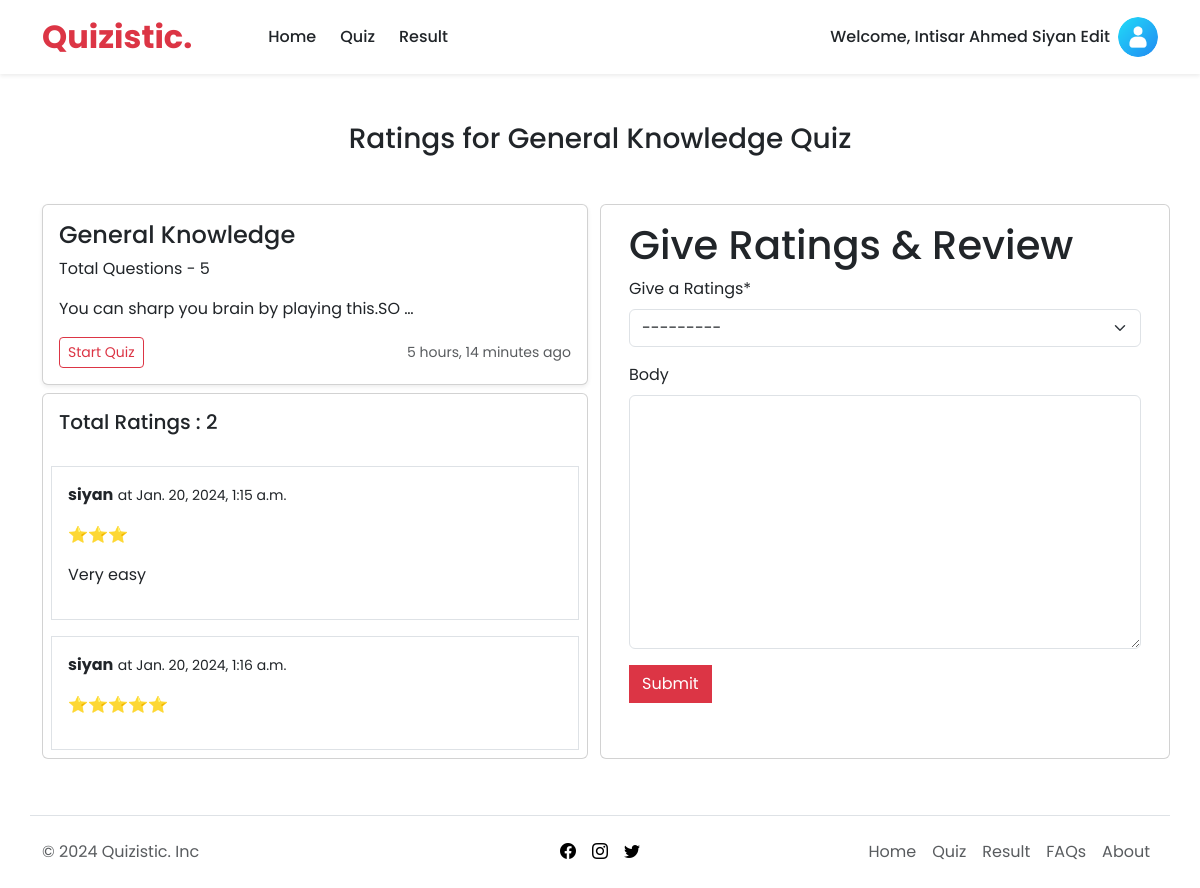
The app's page /quiz/ratings/3/ (signed in) with its own data.
### quiz/models.py (models this page shows, shortened)
class Quiz(models.Model):
    title = models.CharField(max_length=250)
    description = models.TextField()
    category = models.ForeignKey(Category, on_delete = models.CASCADE)
    created_at = models.DateTimeField(auto_now_add=True)
    updated_at = models.DateTimeField(auto_now=True)

class Comment(models.Model):
    quiz = models.ForeignKey(Quiz, on_delete=models.CASCADE, related_name='comments')
    user = models.ForeignKey(User, on_delete=models.CASCADE,null=True)
    choice = models.CharField(choices=RATINGS,max_length=20)
    body = models.TextField(blank=True, null=True)
    created_on = models.DateTimeField(auto_now_add=True)

### quiz/views.py (the view, shortened to what this page needs)
# urls.py: path('ratings/<int:id>/', views.RatingsView.as_view(), name='ratings'),
class RatingsView(DetailView):
    model = models.Quiz
    pk_url_kwarg = 'id'
    template_name = 'ratings.html'
    def get_context_data(self, **kwargs):
        context = super().get_context_data(**kwargs)
        quiz = self.object
        comments = quiz.comments.all()
        comment_form = forms.CommentForm()
        context['comments'] = comments
        context['comment_form'] = comment_form
        return context

### quiz/forms.py
class CommentForm(forms.ModelForm):
    class Meta:
        model = Comment
        fields = ['choice','body']
        labels = {
            'choice': 'Give a Ratings',
        }

### quiz/templates/ratings.html (shortened to what this page needs)
{% extends 'base.html' %}
{% load crispy_forms_tags %}
{% block content %}
<h3 class="text-center my-5">Ratings for {{quiz.title}} Quiz</h3>
<div class="row">
    <div class="col-6">
        <div class="col">
            <div class="card shadow-sm">
                <div class="card-body">
                    <h4>{{quiz.title}}</h4>
                    <p class="card-text">Total Questions - {{quiz.question_set.count}}</p>
                    <p class="card-text">{{quiz.description | truncatewords:8}}</p>
                    <div class="d-flex justify-content-between align-items-center">
                        <div class="btn-group">
                            <a href="{% url 'question' quiz.id %}" type="button"
                                class="btn btn-sm btn-outline-danger">Start
                                Quiz</a>
                        </div>
                        <small class="text-body-secondary">{{quiz.created_at | timesince}} ago</small>
                    </div>
                </div>
            </div>
        </div>
        <div class="card my-2">
            <h5 class="p-3">Total Ratings : {{comments | length}}</h5>
            {% for comment in comments %}
            <div class="card-body border m-2">
                <p><b>{{comment.user.username}}</b> <small>at {{comment.created_on}}</small></p>
                <p>{{comment.choice}}</p>
                <p>{{comment.body}}</p>
            </div>
            {% endfor %}
        </div>
    </div>
    <div class="col-6 card mb-2">
        <div class="card-body">
            <form method="post">
                <h1>Give Ratings & Review</h1>
                {{comment_form | crispy}}
                {% if user.is_authenticated %}
                <button class="btn btn-danger rounded-0" type="submit">Submit</button>
                {% else %}
                <a href="{% url 'login' %}" class="btn btn-primary  px-3 py-1 rounded-0">Login to
                    Give
                    Feedback</a>
                {% endif %}
        </div>
    </div>
</div>
{% endblock %}

### templates/navbar.html (shortened to what this page needs)
{% load static %}
<nav class="navbar navbar-expand-lg shadow-sm ">
    <div class=" container ">
        <a class="navbar-brand text-danger fw-bolder fs-2" href="{% url 'home' %}">Quizistic.</a>
        <div class="collapse navbar-collapse gap-2 " id="navbarNavAltMarkup">
            <div class="navbar-nav  ps-lg-5 item-nav ">
                <a class="btn  btn-outline-dark rounded-0 border-0  fw-medium" aria-current="page"
                    href="{% url 'home' %}">Home</a>
                {% if user.is_authenticated %}
                <a class="btn  btn-outline-dark rounded-0 border-0  fw-medium" aria-current="page"
                    href="{% url 'all_quiz' %}">Quiz</a>
                <a class="btn  btn-outline-dark rounded-0 border-0  fw-medium" aria-current="page"
                    href="{% url 'result' %}">Result</a>
                {% endif %}
            </div>
            <div class="navbar-nav  item-nav gap-2 ms-lg-auto 2 align-items-center ">
                {% if user.is_authenticated %}
                <div class="fw-medium ">Welcome, {{ request.user.first_name }} {{ request.user.last_name }} </div>
                <div class="btn-group dropstart">
                    <button type="button" class="btn px-0 border-0 rounded-0" data-bs-toggle="dropdown">
                        <img src="{% static 'images/default.png' %}" class="profile-pic rounded-5" alt="Profile Pic">
                    </button>
                </div>
                {% else%}
                <a href=" {% url 'register' %}" class="btn btn-outline-danger rounded-0">Sign Up</a>
                <a href="{% url 'login' %}" class="btn btn-danger rounded-0">Login</a>
                {% endif %}
            </div>
        </div>
    </div>
</nav>

### static/css/style.css (style rules this page uses)
body { font-family: poppins; }
.profile-pic { width: 40px; }

### records on screen
Quiz: title "General Knowledge", question_set.count "5", description "You can sharp you brain by playing this.SO …", created_at "5 hours, 14 minutes"
Comment: user.username "siyan", created_on "Jan. 20, 2024, 1:15 a.m.", choice "⭐⭐⭐", body "Very easy"
Comment: user.username "siyan", created_on "Jan. 20, 2024, 1:16 a.m.", choice "⭐⭐⭐⭐⭐"

### other values on screen
{{ request.user.first_name }} "Intisar Ahmed"
{{ request.user.last_name }} "Siyan Edit"
{{ comments | length }} "2"
